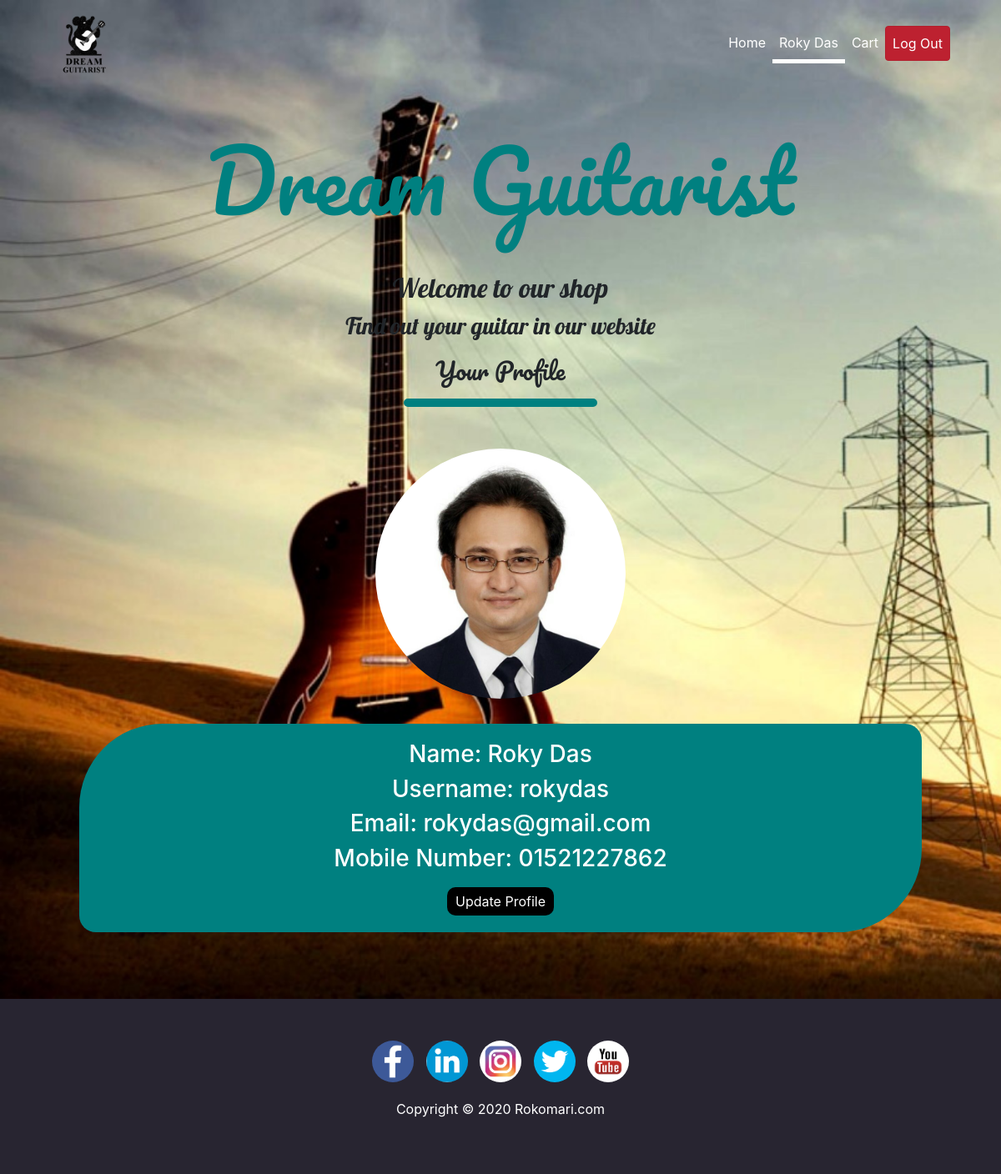
The app's page /user/profile.php (signed in) with its own data.
### tables this page shows
CREATE TABLE `users` (
  `user_id` int(20) NOT NULL,
  `first_name` varchar(20) NOT NULL,
  `last_name` varchar(20) NOT NULL,
  `username` varchar(20) NOT NULL,
  `email` varchar(20) NOT NULL,
  `password` varchar(30) NOT NULL,
  `profile_picture` text DEFAULT NULL,
  `mobile_number` varchar(15) NOT NULL,
  `cart_number` int(20) NOT NULL
);

### user/profile.php (the view, shortened to what this page needs)
<?php
  require 'includes/dbhandler.inc.php';
  if(isset($_SESSION['user_id'])){
    ?>
<!DOCTYPE html>
<html lang="en">
<head>
    <link rel="stylesheet" href="https://stackpath.bootstrapcdn.com/bootstrap/4.5.0/css/bootstrap.min.css"
>
    <link rel="stylesheet" href="styles/index.css">
    <link rel="stylesheet" href="styles/profile.css">
</head>
<body>
    <header>
        <section class="container">
            <nav class="navbar navbar-expand-lg navbar-dark">
                <a class="navbar-brand" href="#"><img src="../images/logo.png" alt=""></a>
                <div class="collapse navbar-collapse" id="navbarNavAltMarkup">
                    <div class="navbar-nav ml-auto">
                        <a class="nav-item nav-link active" href="index.php">Home </a>
                        <a class="nav-item nav-link active navbar-active" href="profile.php"><?php echo $_SESSION['first_name'], ' ', $_SESSION['last_name'] ?></a>
                        <a class="nav-item nav-link active" href="cart.php">Cart</a>
                        <form action='includes/include-logout.php' method='post'>
                          <button type='submit' name='logout-submit' class='nav-item nav-link active btn btn-danger' href=''>Log Out</button>
                        </form>
                    </div>
                </div>
            </nav>
            <div class="heading">
                <h1>Dream Guitarist</h1>
                <h2>Welcome to our shop</h2>
                <h3>Find out your guitar in our website</h3>
            </div>
        </section>
        <?php
        $user = $_SESSION['username'];
        $query = "select * from users";
        $query_run = mysqli_query($conn, $query);
        while($row = mysqli_fetch_array($query_run)){
            $name = $row['first_name']." ".$row['last_name'];
            $username = $row['username'];
            $email = $row['email'];
            $mobile_number = $row['mobile_number'];
            if($user == $username){
          ?>
        <section class="container profile">
            <h3 style="font-family: 'Pacifico', cursive;">Your Profile</h3>
            <hr class="hori-row">
            <div class="profile-pic">
                <img class="img-fluid" src="../images/profile_pictures/<?php echo $row['profile_picture']; ?>" alt="">
            </div>
            <div class="profile-description">
                <h3>Name: <?php echo $name; ?></h3>
                <h3>Username: <?php echo $username; ?> </h3>
                <h3>Email: <?php echo $email; ?> </h3>
                <h3>Mobile Number: <?php echo $mobile_number; ?></h3>
                <form class="" action="update-profile.php" method="post">
                    <button name="update-submit" type="submit" class="custom-button">Update Profile</button>
                </form>
            </div>
        </section>
      <?php } } ?>
    </header>
    <footer>
        <div class="social container">
            <a href=""><img src="../images/social/fb.jpg" alt=""></a>
            <a href=""><img src="../images/social/linkedin.jpg" alt=""></a>
            <a href=""><img src="../images/social/instra.jpg" alt=""></a>
            <a href=""><img src="../images/social/twitter.jpg" alt=""></a>
            <a href=""><img src="../images/social/youtube.jpg" alt=""></a>
            <p class="copyright">Copyright © 2020 Rokomari.com</p>
        </div>
    </footer>
</body>
</html>
<?php
}
else {
  header("Location: index.php");
  exit();
}
?>

### user/styles/index.css (style rules this page uses)
header { background-image: url('../background.jpg'); background-repeat: no-repeat; background-size: cover; height: 950px; }
.navbar-brand img { width: 80px; }
.heading { margin-top: 50px; text-align: center; }
.heading h1 { font-size: 100px; color: teal; font-family: 'Pacifico', cursive; margin-bottom: 50px; }
.heading h2, .heading h3 { font-family: 'Lobster', cursive; margin-bottom: 10px; }
.navbar-active { border-bottom: 5px solid white; }
.custom-button { color: white; background-color: black; border: none; border-radius: 10px; padding: 5px 10px; margin-top: 10px; }
.hori-row { width: 20%; border: 5px solid teal; border-radius: 20px; margin-bottom: 50px; }
footer { background-color: #282531; color: white; padding: 50px 0px; }
.social { text-align: center; }
.social img { border-radius: 50%; width: 50px; margin: 0px 5px; }
.copyright { margin-top: 20px; }

### user/styles/profile.css (style rules this page uses)
.profile-pic img { width: 300px; border-radius: 50%; }
.profile { text-align: center; margin-top: 20px; }
header { height: auto; padding-bottom: 50px; }
.profile-description { background-color: teal; border-radius: 100px 20px 100px 20px; margin: 30px 50px; color: white; padding: 20px; }

### records on screen
users: profile_picture (picture), name "Roky Das", username "rokydas", email "rokydas@gmail.com", mobile_number "01521227862"

### other values on screen
$_SESSION['first_name'] "Roky"
$_SESSION['last_name'] "Das"
